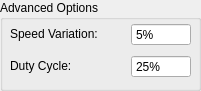
   <widget class="QGroupBox" name="groupBox_4">
    <property name="geometry">
     <rect>
      <x>220</x>
      <y>160</y>
      <width>201</width>
      <height>91</height>
     </rect>
    </property>
    <property name="font">
     <font>
      <family>Leelawadee UI</family>
      <pointsize>9</pointsize>
      <bold>false</bold>
     </font>
    </property>
    <property name="toolTip">
     <string>Tooltip</string>
    </property>
    <property name="toolTipDuration">
     <number>-1</number>
    </property>
    <property name="locale">
     <locale language="English" country="UnitedStates"/>
    </property>
    <property name="title">
     <string>Advanced Options</string>
    </property>
    <widget class="QWidget" name="gridLayoutWidget_4">
     <property name="geometry">
      <rect>
       <x>10</x>
       <y>20</y>
       <width>181</width>
       <height>61</height>
      </rect>
     </property>
     <property name="font">
      <font>
       <family>Leelawadee UI</family>
       <pointsize>9</pointsize>
       <bold>false</bold>
      </font>
     </property>
     <property name="toolTipDuration">
      <number>-1</number>
     </property>
     <property name="locale">
      <locale language="English" country="UnitedStates"/>
     </property>
     <layout class="QGridLayout" name="gridLayout_4">
      <item row="0" column="1">
       <widget class="QSpinBox" name="SpeedVariationInputBox">
        <property name="maximumSize">
         <size>
          <width>60</width>
          <height>16777215</height>
         </size>
        </property>
        <property name="font">
         <font>
          <family>Leelawadee UI</family>
          <pointsize>9</pointsize>
          <bold>false</bold>
         </font>
        </property>
        <property name="toolTip">
         <string>&lt;html&gt;&lt;head/&gt;&lt;body&gt;&lt;p&gt;Speed Variation changes how fast the autoclicker clicks every click, averaging to the number of clicks set.&lt;/p&gt;&lt;p&gt;(50% at 10 clicks per second will fluctuate between 5 and 15 clicks per second, averaging to 10cps.)&lt;/p&gt;&lt;p&gt;&lt;span style=&quot; font-weight:700;&quot;&gt;A value between 10 and 90 is recommended&lt;/span&gt;&lt;/p&gt;&lt;/body&gt;&lt;/html&gt;</string>
        </property>
        <property name="toolTipDuration">
         <number>-1</number>
        </property>
        <property name="locale">
         <locale language="English" country="UnitedStates"/>
        </property>
        <property name="frame">
         <bool>true</bool>
        </property>
        <property name="readOnly">
         <bool>false</bool>
        </property>
        <property name="buttonSymbols">
         <enum>QAbstractSpinBox::ButtonSymbols::NoButtons</enum>
        </property>
        <property name="suffix">
         <string>%</string>
        </property>
        <property name="maximum">
         <number>200</number>
        </property>
        <property name="singleStep">
         <number>5</number>
        </property>
        <property name="value">
         <number>5</number>
        </property>
       </widget>
      </item>
      <item row="0" column="0">
       <widget class="QLabel" name="label_7">
        <property name="minimumSize">
         <size>
          <width>0</width>
          <height>0</height>
         </size>
        </property>
        <property name="maximumSize">
         <size>
          <width>500</width>
          <height>20</height>
         </size>
        </property>
        <property name="font">
         <font>
          <family>Leelawadee UI</family>
          <pointsize>9</pointsize>
          <bold>false</bold>
         </font>
        </property>
        <property name="toolTipDuration">
         <number>-1</number>
        </property>
        <property name="locale">
         <locale language="English" country="UnitedStates"/>
        </property>
        <property name="text">
         <string>Speed Variation:</string>
        </property>
       </widget>
      </item>
      <item row="1" column="0">
       <widget class="QLabel" name="label_8">
        <property name="minimumSize">
         <size>
          <width>0</width>
          <height>0</height>
         </size>
        </property>
        <property name="maximumSize">
         <size>
          <width>500</width>
          <height>20</height>
         </size>
        </property>
        <property name="font">
         <font>
          <family>Leelawadee UI</family>
          <pointsize>9</pointsize>
          <bold>false</bold>
         </font>
        </property>
        <property name="toolTipDuration">
         <number>-1</number>
        </property>
        <property name="locale">
         <locale language="English" country="UnitedStates"/>
        </property>
        <property name="text">
         <string>Duty Cycle:</string>
        </property>
       </widget>
      </item>
      <item row="1" column="1">
       <widget class="QSpinBox" name="DutyCycleInputBox">
        <property name="maximumSize">
         <size>
          <width>60</width>
          <height>16777215</height>
         </size>
        </property>
        <property name="font">
         <font>
          <family>Leelawadee UI</family>
          <pointsize>9</pointsize>
          <bold>false</bold>
         </font>
        </property>
        <property name="contextMenuPolicy">
         <enum>Qt::ContextMenuPolicy::DefaultContextMenu</enum>
        </property>
        <property name="toolTip">
         <string>&lt;html&gt;&lt;head/&gt;&lt;body&gt;&lt;p&gt;Duty Cycle changes how long the mouse button is held down for each click.&lt;/p&gt;&lt;p&gt;(10% of 1 click per second will hold down the mouse button for 0.1 seconds before lifting it and waiting 0.9 seconds for the next click)&lt;/p&gt;&lt;p&gt;&lt;span style=&quot; font-weight:700;&quot;&gt;A value between 10 and 90 is recommended&lt;/span&gt;&lt;/p&gt;&lt;/body&gt;&lt;/html&gt;</string>
        </property>
        <property name="toolTipDuration">
         <number>-1</number>
        </property>
        <property name="autoFillBackground">
         <bool>false</bool>
        </property>
        <property name="locale">
         <locale language="English" country="UnitedStates"/>
        </property>
        <property name="wrapping">
         <bool>false</bool>
        </property>
        <property name="frame">
         <bool>true</bool>
        </property>
        <property name="readOnly">
         <bool>false</bool>
        </property>
        <property name="buttonSymbols">
         <enum>QAbstractSpinBox::ButtonSymbols::NoButtons</enum>
        </property>
        <property name="specialValueText">
         <string/>
        </property>
        <property name="accelerated">
         <bool>false</bool>
        </property>
        <property name="suffix">
         <string>%</string>
        </property>
        <property name="prefix">
         <string/>
        </property>
        <property name="maximum">
         <number>100</number>
        </property>
        <property name="singleStep">
         <number>5</number>
        </property>
        <property name="value">
         <number>25</number>
        </property>
       </widget>
      </item>
     </layout>
    </widget>
   </widget>
